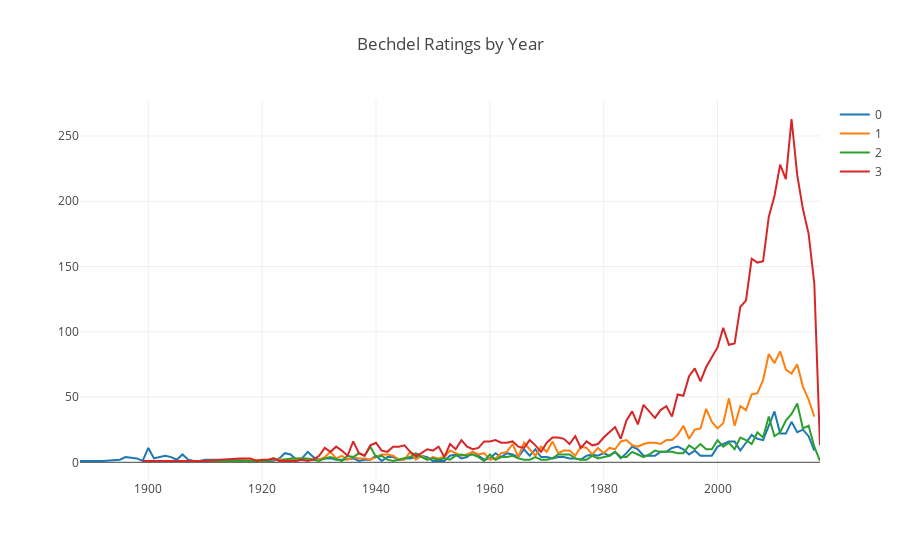

The notebook cell saved with this chart:
### Code cell
# Create traces
trace0 = go.Scatter(
    x = rating_0_cnt.year,
    y = rating_0_cnt.cnt,
    mode = 'lines',
    name = '0'
)
trace1 = go.Scatter(
    x = rating_1_cnt.year,
    y = rating_1_cnt.cnt,
    mode = 'lines',
    name = '1'
)
trace2 = go.Scatter(
    x = rating_2_cnt.year,
    y = rating_2_cnt.cnt,
    mode = 'lines',
    name = '2'
)
trace3 = go.Scatter(
    x = rating_3_cnt.year,
    y = rating_3_cnt.cnt,
    mode = 'lines',
    name = '3'
)
data = [trace0, trace1, trace2, trace3]
layout = go.Layout(title='Bechdel Ratings by Year')
fig = go.Figure(data=data, layout=layout)

plotly.offline.iplot(fig)
